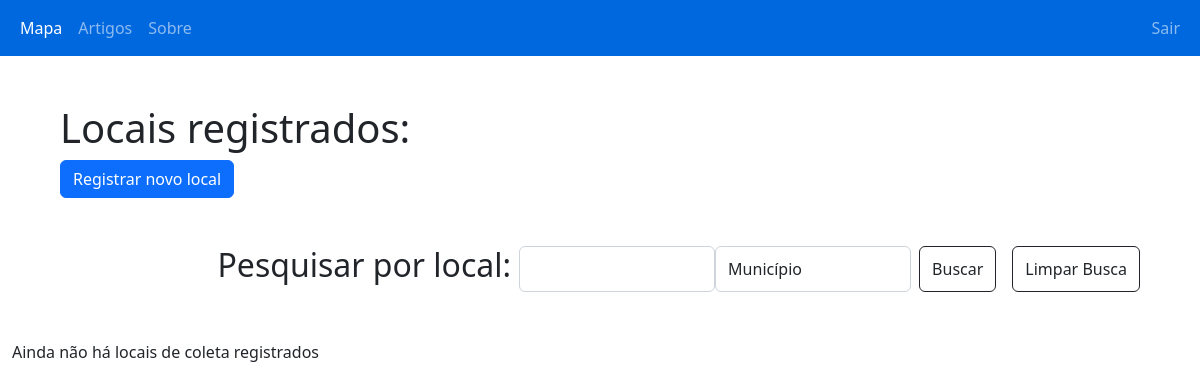
Page /php/locais.php?busca=LINHA ALTA (signed in) on the earlier database version.
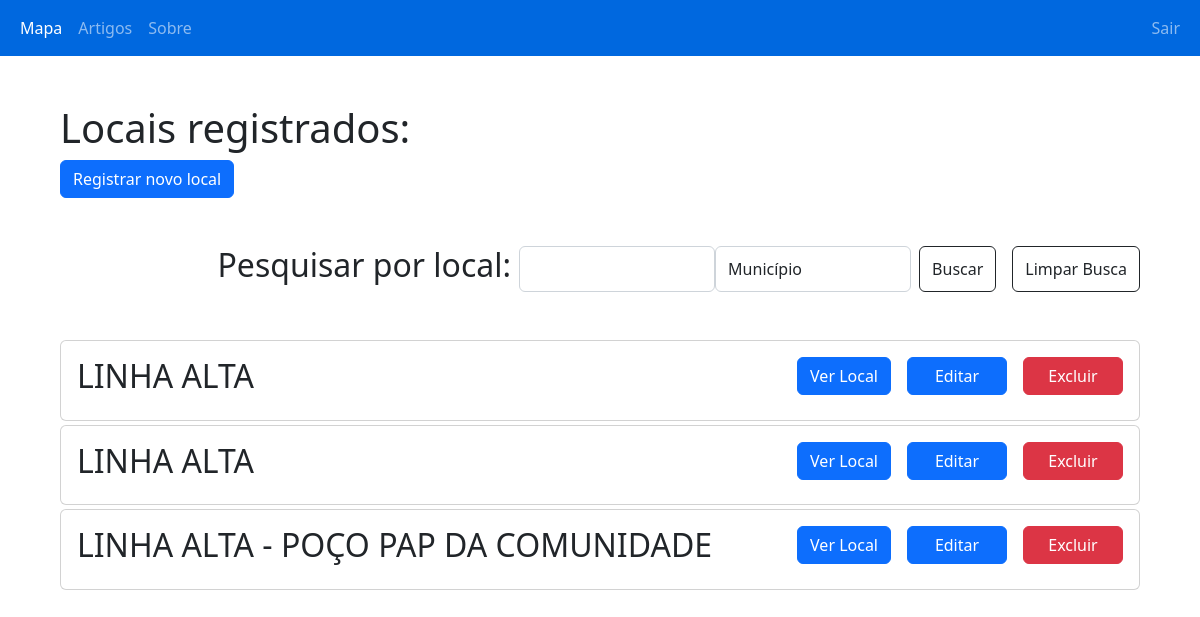
Same page on the later database version.
### tables this page shows
CREATE TABLE `local` (
  `idLocal` int NOT NULL AUTO_INCREMENT,
  `ponto` bigint NOT NULL,
  `idCriador` int NOT NULL,
  `idEditor` int NOT NULL,
  `nome` varchar(150) NOT NULL,
  `lat` varchar(30) NOT NULL,
  `lng` varchar(30) NOT NULL,
  `tipo` varchar(100) DEFAULT NULL,
  `foto` varchar(1000) DEFAULT NULL,
  PRIMARY KEY (`idLocal`)
);

### php/locais.php (the view, shortened to what this page needs)
<!DOCTYPE html>
<html lang="pt-br">
<head>
    <link rel="stylesheet" href="../style/style.css">
    <link href="https://cdn.jsdelivr.net/npm/bootstrap@5.2.2/dist/css/bootstrap.min.css" rel="stylesheet">
    <link rel="stylesheet" href="https://unpkg.com/leaflet@1.9.2/dist/leaflet.css"integrity="sha256-sA+zWATbFveLLNqWO2gtiw3HL/lh1giY/Inf1BJ0z14="crossorigin=""/>
</head>
<body>
    <?php
        include_once "link.php";
        include_once "navbarL.php";
            ?>
            <?php
        $pesquisa = $_GET['busca'];
        $pesquisa2 = $_GET['valor'];
    ?>
    <div class='container-fluid'>
        <div class='row'>
            <div class='mt-5'>
                    <div class="ms-5">
                        <h1>Locais registrados:</h1>
                        <a class='btn btn-primary' href='criarlocal.php'>Registrar novo local</a>
                    </div>
                    <div class='d-flex justify-content-end my-5'>
                        <h2 class="me-2">Pesquisar por local:</h2>
                        <form action="locais.php" method="get" class="d-flex">
                            <input type="text" name="busca" class="form-control">
                            <select name="valor" class="form-control">
                                <option value="municipio" selected>Município</option>
                            </select>
                            <button type="submit" class="btn btn-outline-dark ms-2">Buscar</button>
                        </form>
                        <form action="locais.php" method="get" class="d-flex ms-2 me-5">
                            <button type="submit" class="btn btn-outline-dark ms-2">Limpar Busca</button>
                        </form>
                    </div>
    <?php
        if(isset($pesquisa)){
            if ($pesquisa2 === "municipio"){
                $busca = mysqli_query($link, "SELECT DISTINCT local.ponto, municipio, local.nome FROM amostra, local
                WHERE amostra.ponto = local.ponto AND amostra.municipio LIKE '%" . mysqli_real_escape_string($link, $pesquisa) . "%'
                ORDER BY local.nome");
            }else{
                $busca = mysqli_query($link,"SELECT local.nome, local.ponto FROM local
                WHERE local.nome LIKE '%" . mysqli_real_escape_string($link, $pesquisa) . "%'
                 ORDER BY local.nome");
            }
        }else{
            $busca = mysqli_query($link,"SELECT * FROM LOCAL ORDER BY LOCAL.nome");
        }
        if (isset($busca) && mysqli_num_rows($busca) > 0) {
            ?>
                <div class='overflow-auto scroll mx-5 mt-5' style="max-height: 650px">
            <?php
            while ($puxa = mysqli_fetch_assoc($busca)) {?>
                <div class='card mb-1'>
                    <div class='card-body d-flex justify-content-between'>
                        <h2> <?php echo $puxa['nome'] ?> </h2>
                        <div class='d-flex justify-content-end'>
                            <form action="local.php" method="get" class='me-3'>
                                <button type="submit" class="btn btn-primary">Ver Local</button>
                            </form>
                            <form action="editarlocal.php" method="get" class='me-3'>
                                <button type="submit" class="btn btn-primary" style='width: 100px;'>Editar</button>
                            </form>
                            <form action="excluirlocal.php" method="post">
                                <button type="submit" class="btn btn-danger" style='width: 100px;' onclick="return confirm('Você deseja excluir este local?\nTodas as amostras ligadas a este local tambem serão excluidas');">Excluir</button>
                            </form>
                        </div>
                    </div>
                </div>
            <?php
                }
            ?>
                </div>
            <?php
        }else{?>
        <p> Ainda não há locais de coleta registrados </p>
        <?php }
    ?>
</body>

Differences in the rows shown:
added local: nome "LINHA ALTA"
added local: nome "LINHA ALTA"
added local: nome "LINHA ALTA - POÇO PAP DA COMUNIDADE"
Other differences:
text no longer shown: "Ainda não há locais de coleta registrados"
